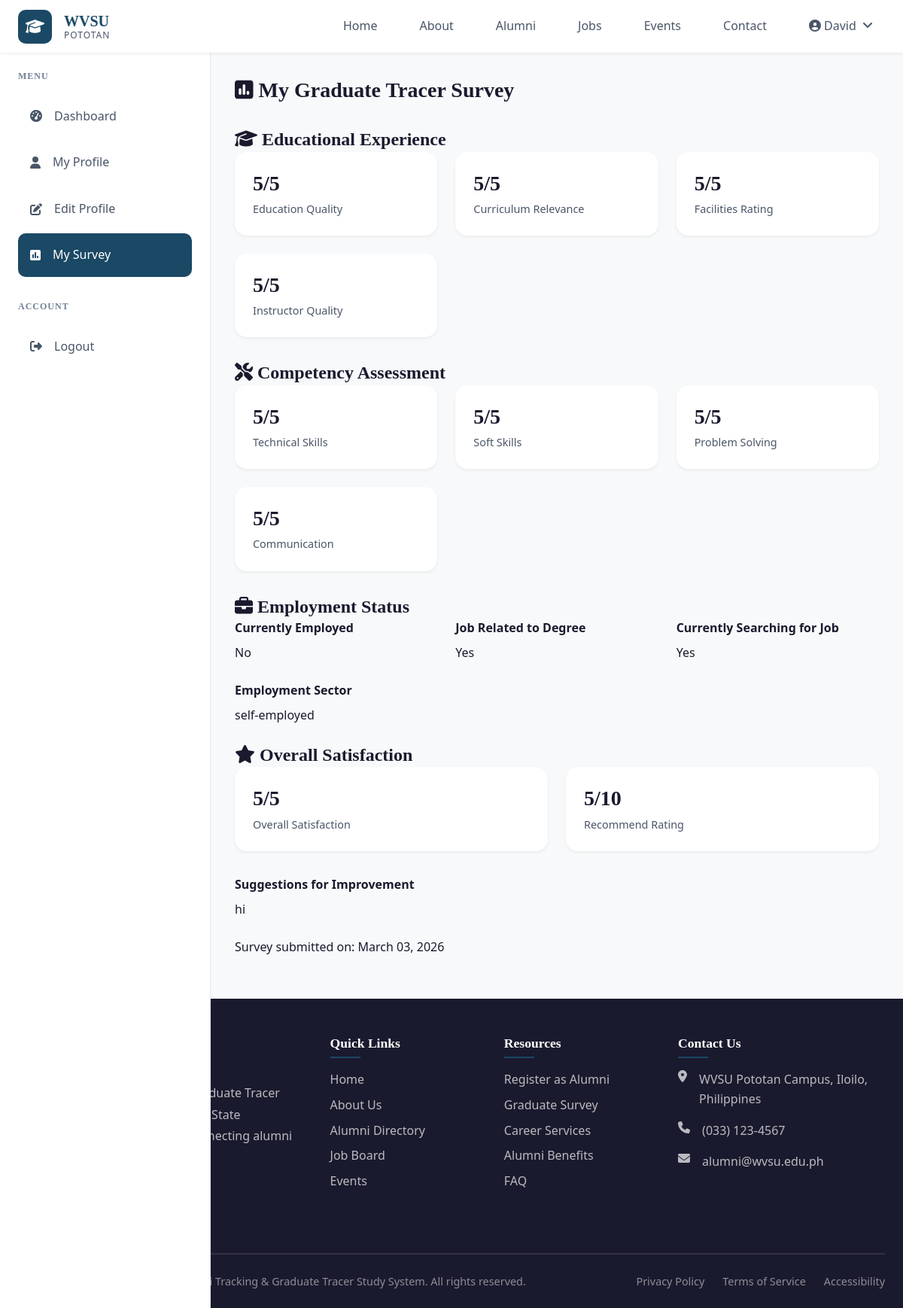
The page /my-survey (signed in) on the database its author committed.
### app.py (models this page shows)
class AlumniProfile(db.Model):
    id = db.Column(db.Integer, primary_key=True)
    user_id = db.Column(db.Integer, db.ForeignKey('user.id'), nullable=False)
    first_name = db.Column(db.String(50), nullable=False)
    last_name = db.Column(db.String(50), nullable=False)
    middle_name = db.Column(db.String(50))
    gender = db.Column(db.String(20))
    date_of_birth = db.Column(db.Date)
    phone = db.Column(db.String(20))
    address = db.Column(db.Text)
    city = db.Column(db.String(100))
    province = db.Column(db.String(100))
    profile_photo = db.Column(db.String(200))
    facebook_link = db.Column(db.String(200))
    linkedin_link = db.Column(db.String(200))
    student_id = db.Column(db.String(50))
    degree = db.Column(db.String(100), nullable=False)
    year_graduated = db.Column(db.Integer)
    honors = db.Column(db.String(200))
    activities = db.Column(db.Text)
    employment_status = db.Column(db.String(50))  # employed, unemployed, self-employed, student
    current_employer = db.Column(db.String(200))
    job_position = db.Column(db.String(100))
    employment_duration = db.Column(db.String(50))
    salary_range = db.Column(db.String(50))
    work_location = db.Column(db.String(200))
    job_description = db.Column(db.Text)
    skills = db.Column(db.Text)
    certifications = db.Column(db.Text)
    volunteer_work = db.Column(db.Text)
    profile_completed = db.Column(db.Boolean, default=False)
    survey_completed = db.Column(db.Boolean, default=False)
    created_at = db.Column(db.DateTime, default=datetime.utcnow)
    updated_at = db.Column(db.DateTime, default=datetime.utcnow, onupdate=datetime.utcnow)

class SurveyResponse(db.Model):
    id = db.Column(db.Integer, primary_key=True)
    alumni_id = db.Column(db.Integer, db.ForeignKey('alumni_profile.id'), nullable=False)
    alumni_profile = db.relationship('AlumniProfile', backref='survey_responses')
    education_quality = db.Column(db.Integer)  # 1-5
    curriculum_relevance = db.Column(db.Integer)  # 1-5
    facilities_rating = db.Column(db.Integer)  # 1-5
    instructor_quality = db.Column(db.Integer)  # 1-5
    research_opportunities = db.Column(db.Integer)  # 1-5
    competency_technical = db.Column(db.Integer)  # 1-5
    competency_soft = db.Column(db.Integer)  # 1-5
    competency_problem = db.Column(db.Integer)  # 1-5
    competency_communication = db.Column(db.Integer)  # 1-5
    competency_leadership = db.Column(db.Integer)  # 1-5
    is_employed = db.Column(db.Boolean)
    job_related = db.Column(db.Boolean)
    job_searching = db.Column(db.Boolean)
    employment_sector = db.Column(db.String(100))
    overall_satisfaction = db.Column(db.Integer)  # 1-5
    recommend_rating = db.Column(db.Integer)  # 1-10
    suggestions = db.Column(db.Text)
    created_at = db.Column(db.DateTime, default=datetime.utcnow)

### app.py (the view)
@app.route('/my-survey')
@login_required
def my_survey():
    profile = AlumniProfile.query.filter_by(user_id=current_user.id).first()
    if not profile:
        flash('Profile not found.', 'danger')
        return redirect(url_for('dashboard'))
    survey = SurveyResponse.query.filter_by(alumni_id=profile.id).first()
    return render_template('my_survey.html', profile=profile, survey=survey)

### app.py (called while the page is built)
@login_manager.user_loader
def load_user(user_id):
    return User.query.get(int(user_id))

### templates/my_survey.html (shortened to what this page needs)
{% extends "base.html" %}
{% block content %}
<div class="dashboard-layout">
    <div class="sidebar">
        <div class="sidebar-menu">
            <h4>Menu</h4>
            <a href="{{ url_for('dashboard') }}" class="sidebar-link">
                <i class="fas fa-tachometer-alt"></i> Dashboard
            </a>
            <a href="{{ url_for('my_profile') }}" class="sidebar-link">
                <i class="fas fa-user"></i> My Profile
            </a>
            <a href="{{ url_for('profile') }}" class="sidebar-link">
                <i class="fas fa-edit"></i> Edit Profile
            </a>
            <a href="{{ url_for('my_survey') }}" class="sidebar-link active">
                <i class="fas fa-poll"></i> My Survey
            </a>
        </div>
        <div class="sidebar-menu">
            <h4>Account</h4>
            <a href="{{ url_for('logout') }}" class="sidebar-link">
                <i class="fas fa-sign-out-alt"></i> Logout
            </a>
        </div>
    </div>
    <div class="main-content">
        <div class="dashboard-header">
            <h1><i class="fas fa-poll"></i> My Graduate Tracer Survey</h1>
        </div>
        {% if survey %}
        <div class="form-section">
            <h3 class="form-section-title"><i class="fas fa-graduation-cap"></i> Educational Experience</h3>
            <div class="dashboard-cards">
                <div class="dashboard-card">
                    <div class="dashboard-card-content">
                        <h3>{{ survey.education_quality }}/5</h3>
                        <p>Education Quality</p>
                    </div>
                </div>
                <div class="dashboard-card">
                    <div class="dashboard-card-content">
                        <h3>{{ survey.curriculum_relevance }}/5</h3>
                        <p>Curriculum Relevance</p>
                    </div>
                </div>
                <div class="dashboard-card">
                    <div class="dashboard-card-content">
                        <h3>{{ survey.facilities_rating }}/5</h3>
                        <p>Facilities Rating</p>
                    </div>
                </div>
                <div class="dashboard-card">
                    <div class="dashboard-card-content">
                        <h3>{{ survey.instructor_quality }}/5</h3>
                        <p>Instructor Quality</p>
                    </div>
                </div>
            </div>
        </div>
        <div class="form-section">
            <h3 class="form-section-title"><i class="fas fa-tools"></i> Competency Assessment</h3>
            <div class="dashboard-cards">
                <div class="dashboard-card">
                    <div class="dashboard-card-content">
                        <h3>{{ survey.competency_technical }}/5</h3>
                        <p>Technical Skills</p>
                    </div>
                </div>
                <div class="dashboard-card">
                    <div class="dashboard-card-content">
                        <h3>{{ survey.competency_soft }}/5</h3>
                        <p>Soft Skills</p>
                    </div>
                </div>
                <div class="dashboard-card">
                    <div class="dashboard-card-content">
                        <h3>{{ survey.competency_problem }}/5</h3>
                        <p>Problem Solving</p>
                    </div>
                </div>
                <div class="dashboard-card">
                    <div class="dashboard-card-content">
                        <h3>{{ survey.competency_communication }}/5</h3>
                        <p>Communication</p>
                    </div>
                </div>
            </div>
        </div>
        <div class="form-section">
            <h3 class="form-section-title"><i class="fas fa-briefcase"></i> Employment Status</h3>
            <div class="form-row">
                <div class="form-group">
                    <label class="form-label">Currently Employed</label>
                    <p>{% if survey.is_employed %}Yes{% else %}No{% endif %}</p>
                </div>
                <div class="form-group">
                    <label class="form-label">Job Related to Degree</label>
                    <p>{% if survey.job_related %}Yes{% else %}No{% endif %}</p>
                </div>
                <div class="form-group">
                    <label class="form-label">Currently Searching for Job</label>
                    <p>{% if survey.job_searching %}Yes{% else %}No{% endif %}</p>
                </div>
            </div>
            <div class="form-group">
                <label class="form-label">Employment Sector</label>
                <p>{{ survey.employment_sector or 'Not specified' }}</p>
            </div>
        </div>
        <div class="form-section">
            <h3 class="form-section-title"><i class="fas fa-star"></i> Overall Satisfaction</h3>
            <div class="dashboard-cards">
                <div class="dashboard-card">
                    <div class="dashboard-card-content">
                        <h3>{{ survey.overall_satisfaction }}/5</h3>
                        <p>Overall Satisfaction</p>
                    </div>
                </div>
                <div class="dashboard-card">
                    <div class="dashboard-card-content">
                        <h3>{{ survey.recommend_rating }}/10</h3>
                        <p>Recommend Rating</p>
                    </div>
                </div>
            </div>
            <div class="form-group">
                <label class="form-label">Suggestions for Improvement</label>
                <p>{{ survey.suggestions or 'No suggestions provided' }}</p>
            </div>
        </div>
        <div class="form-group">
            <p class="text-muted">Survey submitted on: {{ survey.created_at.strftime('%B %d, %Y') }}</p>
        </div>
        {% endif %}
    </div>
</div>
{% endblock %}

### templates/base.html (shortened to what this page needs)
<!DOCTYPE html>
<html lang="en">
<head>
    <link rel="stylesheet" href="https://cdnjs.cloudflare.com/ajax/libs/font-awesome/6.5.1/css/all.min.css">
    <link rel="stylesheet" href="{{ url_for('static', filename='css/style.css') }}">
</head>
<body>
    <nav class="navbar" id="navbar">
        <div class="nav-container">
            <a href="{{ url_for('index') }}" class="nav-logo">
                <div class="logo-icon">
                    <i class="fas fa-graduation-cap"></i>
                </div>
                <div class="logo-text">
                    <span class="logo-title">WVSU</span>
                    <span class="logo-subtitle">Pototan</span>
                </div>
            </a>
            <ul class="nav-menu" id="navMenu">
                <li class="nav-item"><a href="{{ url_for('index') }}" class="nav-link {% if request.endpoint == 'index' %}active{% endif %}">Home</a></li>
                <li class="nav-item"><a href="{{ url_for('about') }}" class="nav-link {% if request.endpoint == 'about' %}active{% endif %}">About</a></li>
                <li class="nav-item"><a href="{{ url_for('alumni_directory') }}" class="nav-link {% if request.endpoint == 'alumni_directory' %}active{% endif %}">Alumni</a></li>
                <li class="nav-item"><a href="{{ url_for('jobs') }}" class="nav-link {% if request.endpoint == 'jobs' %}active{% endif %}">Jobs</a></li>
                <li class="nav-item"><a href="{{ url_for('events') }}" class="nav-link {% if request.endpoint == 'events' %}active{% endif %}">Events</a></li>
                <li class="nav-item"><a href="{{ url_for('contact') }}" class="nav-link {% if request.endpoint == 'contact' %}active{% endif %}">Contact</a></li>
                {% if current_user.is_authenticated %}
                    {% if current_user.role == 'admin' %}
                    <li class="nav-item dropdown">
                        <a href="#" class="nav-link dropdown-toggle">
                            <i class="fas fa-user-shield"></i> Admin
                        </a>
                        <ul class="dropdown-menu">
                            <li><a href="{{ url_for('admin') }}"><i class="fas fa-cog"></i> Dashboard</a></li>
                            <li><a href="{{ url_for('analytics') }}"><i class="fas fa-chart-bar"></i> Analytics</a></li>
                            <li><a href="{{ url_for('admin_alumni') }}"><i class="fas fa-users"></i> Alumni</a></li>
                            <li><a href="{{ url_for('admin_jobs') }}"><i class="fas fa-briefcase"></i> Jobs</a></li>
                            <li><a href="{{ url_for('admin_events') }}"><i class="fas fa-calendar"></i> Events</a></li>
                            <li><a href="{{ url_for('admin_surveys') }}"><i class="fas fa-poll"></i> Surveys</a></li>
                            <li><a href="{{ url_for('logout') }}"><i class="fas fa-sign-out-alt"></i> Logout</a></li>
                        </ul>
                    </li>
                    {% else %}
                    <li class="nav-item dropdown">
                        <a href="#" class="nav-link dropdown-toggle">
                            <i class="fas fa-user-circle"></i> {{ current_user.profile.first_name if current_user.profile else 'Account' }}
                        </a>
                    </li>
                    {% endif %}
                {% else %}
                    <li class="nav-item"><a href="{{ url_for('login') }}" class="nav-btn btn-outline">Login</a></li>
                    <li class="nav-item"><a href="{{ url_for('register') }}" class="nav-btn btn-primary">Register</a></li>
                {% endif %}
            </ul>
        </div>
    </nav>
    <main>
        {% block content %}{% endblock %}
    </main>
    <footer class="footer">
        <div class="footer-container">
            <div class="footer-grid">
                <div class="footer-section">
                    <div class="footer-logo">
                        <span>WVSU Pototan</span>
                    </div>
                    <p class="footer-desc">
                        The Online Alumni Tracking & Graduate Tracer Study System for Western Visayas State University - Pototan Campus. Connecting alumni to their future.
                    </p>
                    <div class="footer-social">
                        <a href="#"></a>
                        <a href="#"></a>
                        <a href="#"></a>
                        <a href="#"></a>
                    </div>
                </div>
                <div class="footer-section">
                    <h4>Quick Links</h4>
                    <ul class="footer-links">
                        <li><a href="{{ url_for('index') }}">Home</a></li>
                        <li><a href="{{ url_for('about') }}">About Us</a></li>
                        <li><a href="{{ url_for('alumni_directory') }}">Alumni Directory</a></li>
                        <li><a href="{{ url_for('jobs') }}">Job Board</a></li>
                        <li><a href="{{ url_for('events') }}">Events</a></li>
                    </ul>
                </div>
                <div class="footer-section">
                    <h4>Resources</h4>
                    <ul class="footer-links">
                        <li><a href="{{ url_for('register') }}">Register as Alumni</a></li>
                        <li><a href="{{ url_for('survey') }}">Graduate Survey</a></li>
                        <li><a href="#">Career Services</a></li>
                        <li><a href="#">Alumni Benefits</a></li>
                        <li><a href="#">FAQ</a></li>
                    </ul>
                </div>
                <div class="footer-section">
                    <h4>Contact Us</h4>
                    <ul class="footer-contact">
                        <li><i class="fas fa-map-marker-alt"></i> WVSU Pototan Campus, Iloilo, Philippines</li>
                        <li><i class="fas fa-phone"></i> (033) 123-4567</li>
                        <li><i class="fas fa-envelope"></i> alumni@wvsu.edu.ph</li>
                    </ul>
                </div>
            </div>
            <div class="footer-bottom">
                <p>&copy; 2024 WVSU Pototan - Online Alumni Tracking & Graduate Tracer Study System. All rights reserved.</p>
                <div class="footer-bottom-links">
                    <a href="#">Privacy Policy</a>
                    <a href="#">Terms of Service</a>
                    <a href="#">Accessibility</a>
                </div>
            </div>
        </div>
    </footer>
</body>
</html>

### rows shown on the page
AlumniProfile: profile "David"
SurveyResponse: education_quality "5", curriculum_relevance "5", facilities_rating "5", instructor_quality "5", competency_technical "5", competency_soft "5", competency_problem "5", competency_communication "5", employment_sector "self-employed", overall_satisfaction "5", recommend_rating "5", suggestions "hi", created_at "March 03, 2026"
